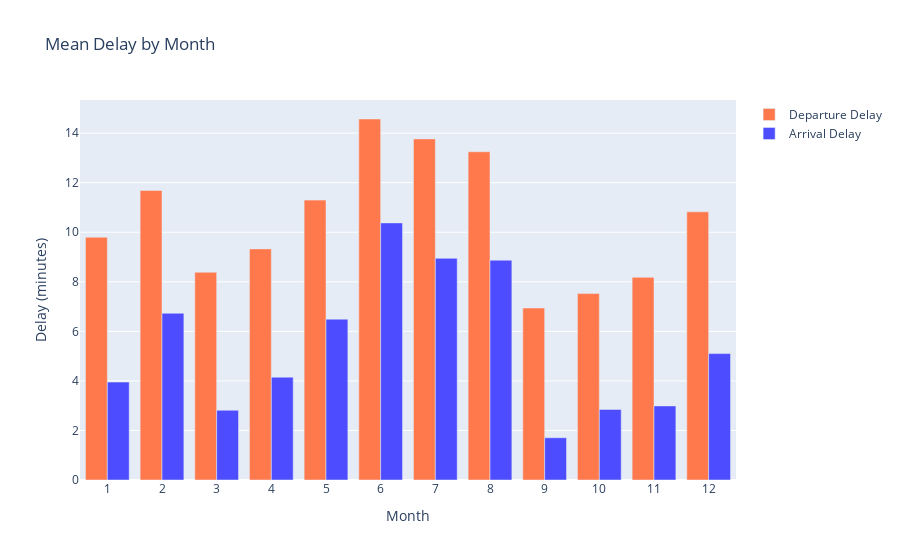

This figure's notebook cell:
### Code cell
plot_delay(df_mean, "Mean")

### Figure 1 — Plotly figure (JSON) as saved in the notebook; plotly's stock layout.template omitted (floating-point values rounded to 4 significant figures)
{"data": [{"marker": {"color": "#ff794d"}, "name": "Departure Delay", "type": "bar", "x": [1, 2, 3, 4, 5, 6, 7, 8, 9, 10, 11, 12], "y": [9.798, 11.69, 8.385, 9.328, 11.3, 14.57, 13.77, 13.25, 6.942, 7.525, 8.179, 10.82]}, {"marker": {"color": "#4d4dff"}, "name": "Arrival Delay", "type": "bar", "x": [1, 2, 3, 4, 5, 6, 7, 8, 9, 10, 11, 12], "y": [3.951, 6.729, 2.814, 4.15, 6.492, 10.38, 8.947, 8.872, 1.705, 2.849, 2.989, 5.101]}], "layout": {"autosize": true, "title": {"text": "Mean Delay by Month"}, "xaxis": {"autorange": true, "range": [0.5, 12.5], "tickmode": "linear", "title": {"text": "Month"}, "type": "linear"}, "yaxis": {"autorange": true, "range": [0, 15.34], "title": {"text": "Delay (minutes)"}, "type": "linear"}}}
